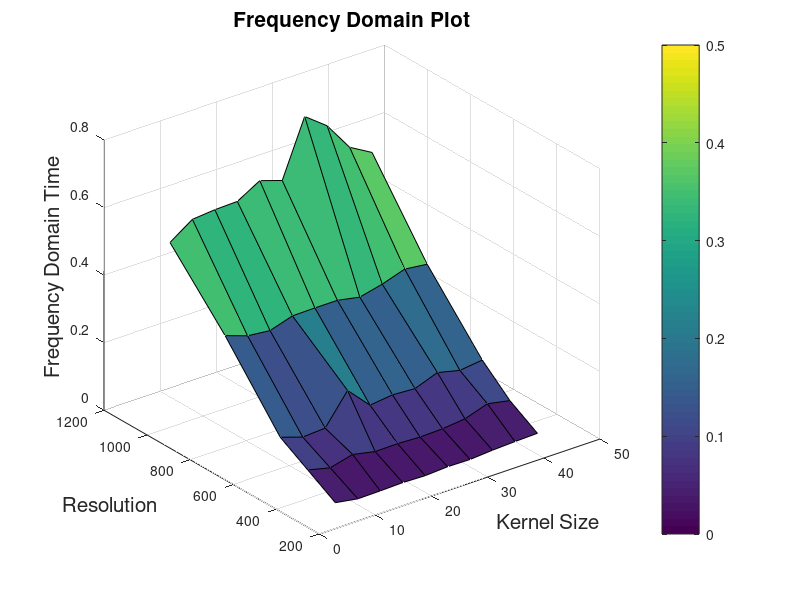
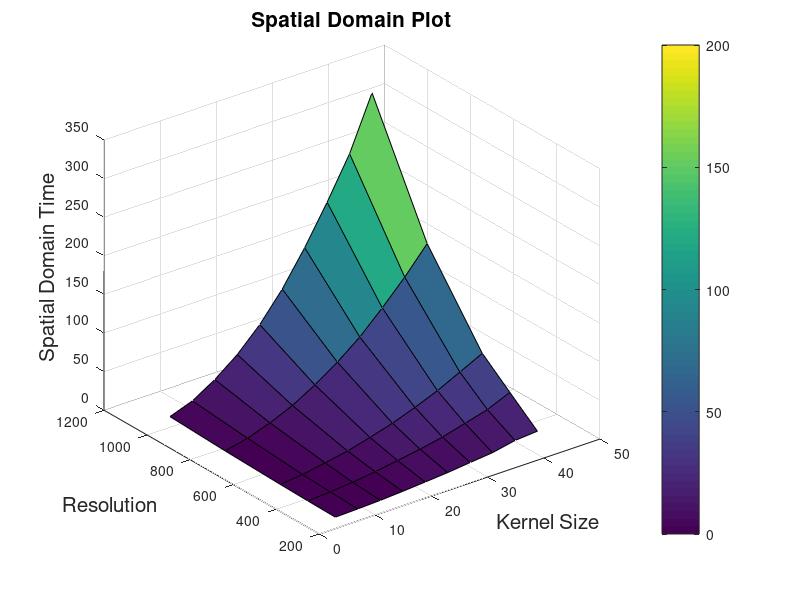

These charts were generated, in order, by the following MATLAB code:
% DIGITAL IMAGE PROCESSING
% Time behaviour of convolution by usage of spatial and frequency domain

clc;
clear all;
close all;
% Loading  Frequency 
con_fre_256 = load('convolutionFrequencyDomain_256.txt');
con_fre_384 = load('convolutionFrequencyDomain_384.txt'); 
con_fre_512 = load('convolutionFrequencyDomain_512.txt');
con_fre_768 = load('convolutionFrequencyDomain_768.txt');
con_fre_1024 = load('convolutionFrequencyDomain_1024.txt');
% Merging to one matrix
con_fre_all = [con_fre_256 con_fre_384 con_fre_512 con_fre_768 con_fre_1024];
% Loading Spatial
con_spa_256 = load('convolutionSpatialDomain_256.txt');
con_spa_384 = load('convolutionSpatialDomain_384.txt');
con_spa_512 = load('convolutionSpatialDomain_512.txt');
con_spa_768 = load('convolutionSpatialDomain_768.txt');
con_spa_1024 = load('convolutionSpatialDomain_1024.txt');
% Merging to one matrix
con_spa_all = [con_spa_256 con_spa_384 con_spa_512 con_spa_768 con_spa_1024];
% Kernel Matrix of Different Size
kernel_size = load('kernel_size.txt');
% Loading Resolution Matrix
resolution = load('resolution.txt');
%Surface plot of Frequency Domain
figure;
grid
surf(kernel_size,resolution', con_fre_all')
colorbar
caxis([0,0.5]);
xlabel('Kernel Size','FontSize',15)
ylabel('Resolution','FontSize',15)
zlabel('Frequency Domain Time','FontSize',15)
title('Frequency Domain Plot','FontSize',15)

%Surface plot of Spatial Domain
figure;
grid
surf(kernel_size,resolution',con_spa_all');
colorbar
caxis([0,200]);
xlabel('Kernel Size','FontSize',15)
ylabel('Resolution','FontSize',15)
zlabel('Spatial Domain Time','FontSize',15)
title('Spatial Domain Plot','FontSize',15)
